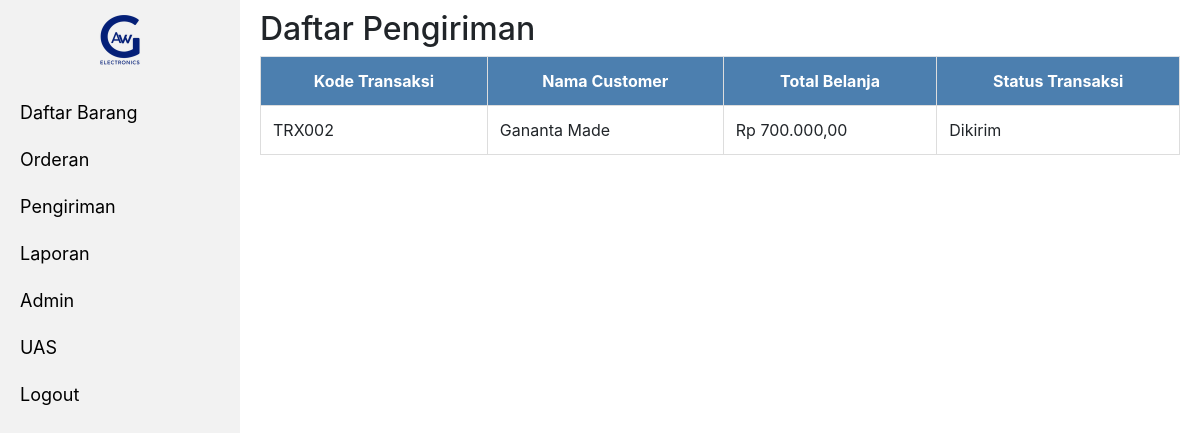
Screenshot of /admin/pages/pengiriman.php (signed in) with the database file from the repository.
### tables this page shows
CREATE TABLE `tb_transaksi` (
  `id_transaksi` int(11) NOT NULL,
  `kode_transaksi` varchar(20) NOT NULL,
  `kode_customer` varchar(20) NOT NULL,
  `total` int(11) NOT NULL,
  `alamat` text NOT NULL,
  `jenis_transaksi` varchar(20) NOT NULL,
  `tgl_transaksi` timestamp NOT NULL DEFAULT current_timestamp(),
  `status_transaksi` varchar(20) NOT NULL
);

CREATE TABLE `tb_customer` (
  `id_customer` int(11) NOT NULL,
  `kode_customer` varchar(20) NOT NULL,
  `kode_level` varchar(20) NOT NULL,
  `nama` varchar(50) NOT NULL,
  `email` varchar(30) NOT NULL,
  `password` varchar(100) NOT NULL,
  `no_telp` varchar(20) NOT NULL,
  `jenis_kelamin` varchar(10) NOT NULL,
  `alamat` text NOT NULL
);

### admin/includes/database.php (called while the page is built, shortened)
<?php
    class database{
        public function __construct(){
            $this->koneksi = mysqli_connect("localhost", "root", "", "awg_electronics");
        }
    }
?>

### admin/includes/transaksi.php (called while the page is built, shortened)
<?php
    require_once('database.php');
    class transaksi extends database{
        public function tampilDikirim(){
            $sql = "SELECT tb_transaksi.*,tb_customer.nama from tb_transaksi JOIN tb_customer ON tb_transaksi.kode_customer = tb_customer.kode_customer WHERE status_transaksi = 'Dikirim' ORDER BY tgl_transaksi ASC";
            $query = mysqli_query($this->koneksi, $sql);
            if(mysqli_num_rows($query) > 0){
                while($d = mysqli_fetch_assoc($query)){
                    $data[] = $d;
                }
                return $data;
            }else{
                return false;
            }
        }
}

### admin/includes/barang.php (called while the page is built, shortened)
<?php
    require_once('database.php');
    class barang extends database{
        public function rupiah($angka){
            $hasil_rupiah = "Rp " . number_format($angka,2,',','.');
	        return $hasil_rupiah;
        }
    }
?>

### admin/pages/pengiriman.php (the view, shortened to what this page needs)
<?php
  require_once("../includes/transaksi.php");
  require_once("../includes/barang.php");
  $transaksi = new transaksi();
  $barang = new barang();
?>
<!DOCTYPE html>
<html>
<head>
  <?php include "../header.php";?>
</head>
<body>
<?php include "sidebar.php"; ?>
<div class="sidebar">
  <h2>Daftar Pengiriman</h2>
    <table class="table">
      <tr>
        <th>Kode Transaksi</th>
        <th>Nama Customer</th>
        <th>Total Belanja</th>
        <th>Status Transaksi</th>
      </tr>
      <?php
            if($transaksi->tampilDikirim() == False){
                ?><td colspan='5'><center>Belum ada Transaksi!</center></td>
                <?php
                }else{
                foreach ($transaksi->tampilDikirim() as $data) {
                ?>
      <tr>
          <td><?php echo $data['kode_transaksi'];?></td>
          <td><?php echo $data['nama'];?></td>
          <td><?php echo $barang->rupiah($data['total']);?></td>
          <td><?php echo $data['status_transaksi'];?></td>
      </tr>
      <?php }}?>
    </table>
</div>
</body>
</html>

### admin/assets/css/style.css (style rules this page uses)
body { margin: 0; font-family: arial; }
.sidebar { margin-left: 20%; padding: 10px 20px; }
.table { border-collapse: collapse; width: 80%; }
.table td, .table th { border: 1px solid #ddd; padding: 8px; }
.table th { padding-top: 12px; padding-bottom: 12px; background-color: rgb(76, 127, 175); color: white; text-align: center; }

### rows the page displays
tb_transaksi: kode_transaksi "TRX002", tb_customer.nama "Gananta Made", total "Rp 700.000,00", status_transaksi "Dikirim"
